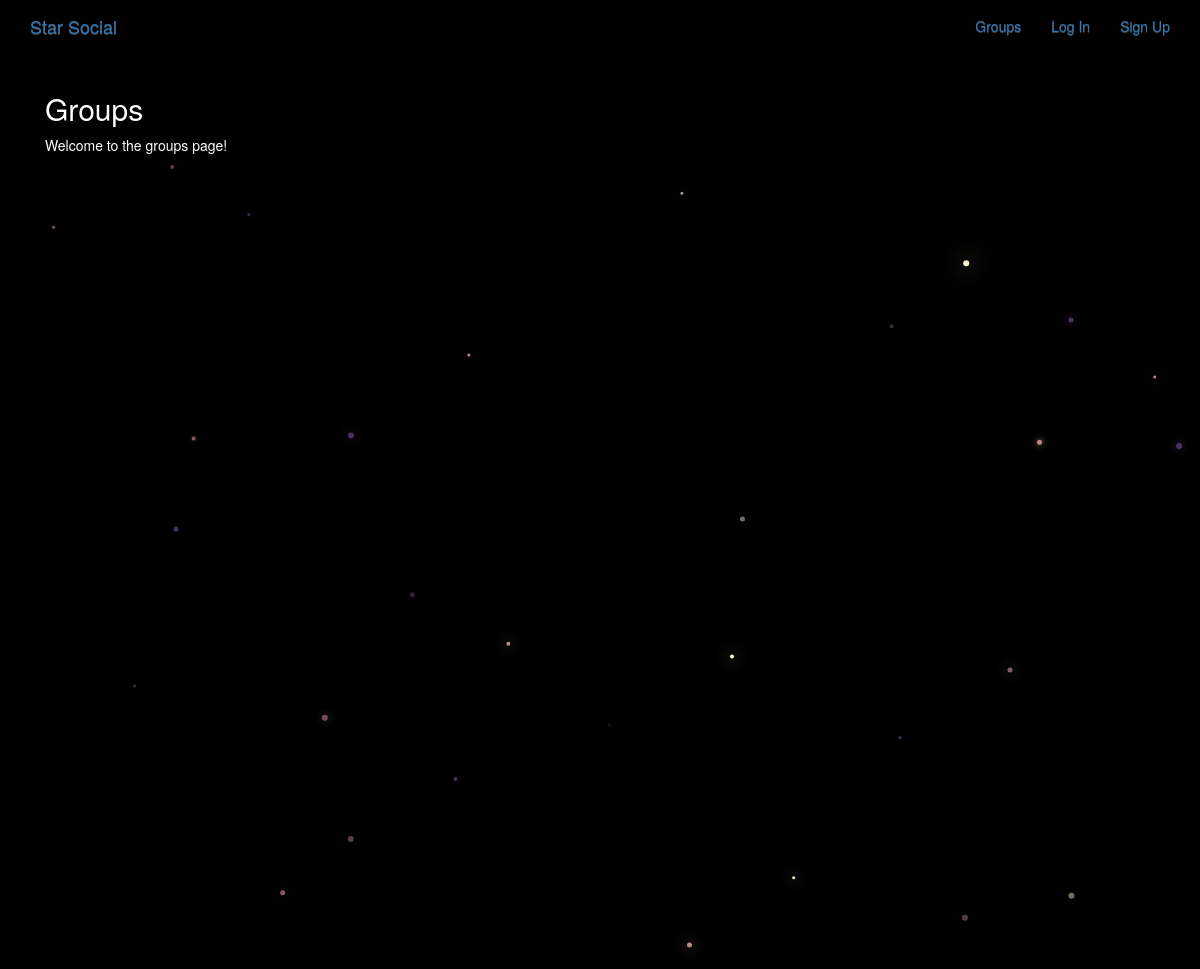
Before: /groups/ with the older database file.
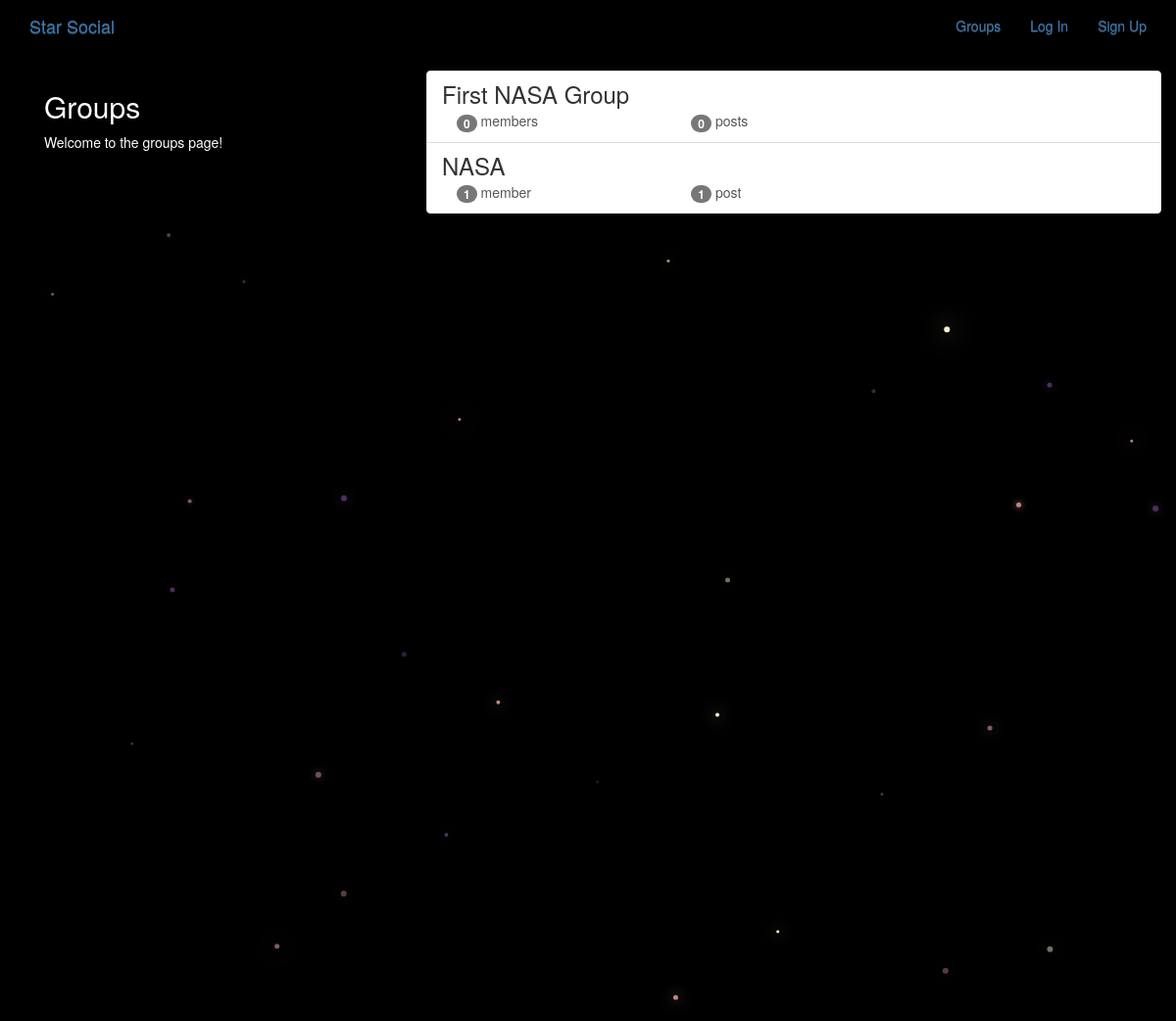
After: the same page with the newer database file.
### groups/models.py (models this page shows, shortened)
class Group(models.Model):
    name = models.CharField(max_length=255, unique=True)
    slug = models.SlugField(allow_unicode=True, unique=True)
    description = models.TextField(blank=True, default='')
    description_html = models.TextField(editable=False, default='', blank=True)
    members = models.ManyToManyField(User, through='GroupMember')
    class Meta:
        ordering = ['name']

### groups/views.py (the view)
class ListGroups(generic.ListView):
    model = Group

### groups/templates/groups/group_list.html (shortened to what this page needs)
{% extends "groups/group_base.html" %}
{% block pregroup %}
<div class="col-md-4">
    <div class="content">
        <h2> Groups </h2>
        <p> Welcome to the groups page! </p>
    </div>
</div>
{% endblock %}
{% block group_content %}
<div class="col-md-8">
    <div class="list-group">
        {% for group in object_list %}
            <a href="{% url 'groups:single' slug=group.slug%}"
                class="list-group-item">
                <h3 class="title list-group-item-heading"> {{ group.name }} </h3>
                <div class="list-group-item-text container-fluid">
                    <div class="row">
                        <div class="col-md-4">
                            <span class="badge"> {{ group.members.count }} </span>
                            member{{group.members.count|pluralize}}
                        </div>
                        <div class="col-md-4">
                            <span class="badge">{{ group.posts.count }}</span>
                            post{{group.posts.count|pluralize}}
                        </div>
                    </div>
                </div>
            </a>
        {% endfor %}
    </div>
</div>
{% endblock %}

### groups/templates/groups/group_base.html (shortened to what this page needs)
{% extends "base.html" %}
{% block content %}
<div class="container">
    <div class="row">
        {% block pregroup %}  {% endblock %}
        {% block group_content %}  {% endblock %}
    </div>
</div>
{% endblock %}

### templates/base.html (shortened to what this page needs)
<!DOCTYPE html>
{% load staticfiles %}
<html>
    <head>
        <link rel="stylesheet" href="https://maxcdn.bootstrapcdn.com/bootstrap/3.3.7/css/bootstrap.min.css">
        <link rel="stylesheet" href="https://maxcdn.bootstrapcdn.com/bootstrap/3.3.7/css/bootstrap-theme.min.css">
        <link rel="stylesheet" href="{% static 'social/css/master.css' %}">
    </head>
    <body>
        <nav class="navbar mynav" role="navigation" id='navbar'>
            <div class="container">
                <a class="navbar-brand mynav" href="{% url 'home' %}">Star Social</a>
                <ul class='nav navbar-nav navbar-right'>
                    {% if user.is_authenticated %}
                        <li><a href="{% url 'posts:create' %}"> Post </a></li>
                        <li><a href="{% url 'groups:all' %}"> Groups </a></li>
                        <li><a href="{% url 'groups:create' %}"> Create Group </a></li>
                        <li><a href="{% url 'accounts:logout' %}"> Log Out </a></li>
                    {% else %}
                        <li><a href="{% url 'groups:all' %}"> Groups </a></li>
                        <li><a href="{% url 'accounts:login' %}"> Log In </a></li>
                        <li><a href="{% url 'accounts:signup' %}"> Sign Up </a></li>
                    {% endif %}
                </ul>
            </div>
        </nav>
        <div class="container mycontent">
            {% block content %}
            {% endblock %}
        </div>
        <canvas id="canvas"></canvas>
    </body>
</html>

### static/social/css/master.css (style rules this page uses)
body { margin: 0; overflow: hidden; background-color: black; color:white; }

Changed rows visible on the page:
added Group: name "First NASA Group", members.count "0", posts.count "0"
added Group: name "NASA", members.count "1", posts.count "1"
